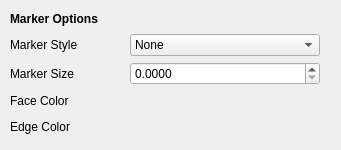
<?xml version="1.0" encoding="UTF-8"?>
<ui version="4.0">
 <class>Form</class>
 <widget class="QWidget" name="Form">
  <property name="geometry">
   <rect>
    <x>0</x>
    <y>0</y>
    <width>341</width>
    <height>150</height>
   </rect>
  </property>
  <property name="sizePolicy">
   <sizepolicy hsizetype="Fixed" vsizetype="Fixed">
    <horstretch>0</horstretch>
    <verstretch>0</verstretch>
   </sizepolicy>
  </property>
  <property name="windowTitle">
   <string>Form</string>
  </property>
  <widget class="QWidget" name="layoutWidget_2">
   <property name="geometry">
    <rect>
     <x>10</x>
     <y>10</y>
     <width>321</width>
     <height>134</height>
    </rect>
   </property>
   <layout class="QGridLayout" name="grid_layout">
    <property name="sizeConstraint">
     <enum>QLayout::SetFixedSize</enum>
    </property>
    <item row="1" column="2">
     <widget class="QComboBox" name="marker_style_combo_box">
      <property name="sizePolicy">
       <sizepolicy hsizetype="Maximum" vsizetype="Fixed">
        <horstretch>0</horstretch>
        <verstretch>0</verstretch>
       </sizepolicy>
      </property>
      <property name="minimumSize">
       <size>
        <width>190</width>
        <height>22</height>
       </size>
      </property>
      <property name="maximumSize">
       <size>
        <width>190</width>
        <height>22</height>
       </size>
      </property>
      <item>
       <property name="text">
        <string>None</string>
       </property>
      </item>
      <item>
       <property name="text">
        <string>point</string>
       </property>
      </item>
      <item>
       <property name="text">
        <string>pixel</string>
       </property>
      </item>
      <item>
       <property name="text">
        <string>circle</string>
       </property>
      </item>
      <item>
       <property name="text">
        <string>triangle_down</string>
       </property>
      </item>
      <item>
       <property name="text">
        <string>triangle_up</string>
       </property>
      </item>
      <item>
       <property name="text">
        <string>triangle_left</string>
       </property>
      </item>
      <item>
       <property name="text">
        <string>triangle_right</string>
       </property>
      </item>
      <item>
       <property name="text">
        <string>tri_down</string>
       </property>
      </item>
      <item>
       <property name="text">
        <string>tri_up</string>
       </property>
      </item>
      <item>
       <property name="text">
        <string>tri_left</string>
       </property>
      </item>
      <item>
       <property name="text">
        <string>tri_right</string>
       </property>
      </item>
      <item>
       <property name="text">
        <string>octagon</string>
       </property>
      </item>
      <item>
       <property name="text">
        <string>square</string>
       </property>
      </item>
      <item>
       <property name="text">
        <string>pentagon</string>
       </property>
      </item>
      <item>
       <property name="text">
        <string>plus (filled)</string>
       </property>
      </item>
      <item>
       <property name="text">
        <string>star</string>
       </property>
      </item>
      <item>
       <property name="text">
        <string>hexagon1</string>
       </property>
      </item>
      <item>
       <property name="text">
        <string>hexagon2</string>
       </property>
      </item>
      <item>
       <property name="text">
        <string>plus</string>
       </property>
      </item>
      <item>
       <property name="text">
        <string>x</string>
       </property>
      </item>
      <item>
       <property name="text">
        <string>x (filled)</string>
       </property>
      </item>
      <item>
       <property name="text">
        <string>diamond</string>
       </property>
      </item>
      <item>
       <property name="text">
        <string>thin_diamond</string>
       </property>
      </item>
      <item>
       <property name="text">
        <string>vline</string>
       </property>
      </item>
      <item>
       <property name="text">
        <string>hline</string>
       </property>
      </item>
      <item>
       <property name="text">
        <string>tickleft</string>
       </property>
      </item>
      <item>
       <property name="text">
        <string>tickright</string>
       </property>
      </item>
      <item>
       <property name="text">
        <string>tickup</string>
       </property>
      </item>
      <item>
       <property name="text">
        <string>tickdown</string>
       </property>
      </item>
      <item>
       <property name="text">
        <string>caretleft</string>
       </property>
      </item>
      <item>
       <property name="text">
        <string>caretright</string>
       </property>
      </item>
      <item>
       <property name="text">
        <string>caretup</string>
       </property>
      </item>
      <item>
       <property name="text">
        <string>caretdown</string>
       </property>
      </item>
      <item>
       <property name="text">
        <string>caretleft (centered at base)</string>
       </property>
      </item>
      <item>
       <property name="text">
        <string>caretright (centered at base)</string>
       </property>
      </item>
      <item>
       <property name="text">
        <string>caretup (centered at base)</string>
       </property>
      </item>
      <item>
       <property name="text">
        <string>caretdown (centered at base)</string>
       </property>
      </item>
     </widget>
    </item>
    <item row="1" column="0">
     <widget class="QLabel" name="marker_style_label">
      <property name="sizePolicy">
       <sizepolicy hsizetype="Fixed" vsizetype="Preferred">
        <horstretch>0</horstretch>
        <verstretch>0</verstretch>
       </sizepolicy>
      </property>
      <property name="text">
       <string>Marker Style</string>
      </property>
     </widget>
    </item>
    <item row="4" column="0">
     <widget class="QLabel" name="color_label_2">
      <property name="text">
       <string>Edge Color</string>
      </property>
     </widget>
    </item>
    <item row="4" column="1">
     <spacer name="horizontalSpacer_17">
      <property name="orientation">
       <enum>Qt::Horizontal</enum>
      </property>
      <property name="sizeHint" stdset="0">
       <size>
        <width>40</width>
        <height>20</height>
       </size>
      </property>
     </spacer>
    </item>
    <item row="2" column="1">
     <spacer name="horizontalSpacer_15">
      <property name="orientation">
       <enum>Qt::Horizontal</enum>
      </property>
      <property name="sizeHint" stdset="0">
       <size>
        <width>40</width>
        <height>20</height>
       </size>
      </property>
     </spacer>
    </item>
    <item row="3" column="0">
     <widget class="QLabel" name="width_label_2">
      <property name="text">
       <string>Face Color</string>
      </property>
     </widget>
    </item>
    <item row="2" column="0">
     <widget class="QLabel" name="marker_size_label">
      <property name="text">
       <string>Marker Size</string>
      </property>
     </widget>
    </item>
    <item row="1" column="1">
     <spacer name="horizontalSpacer_14">
      <property name="orientation">
       <enum>Qt::Horizontal</enum>
      </property>
      <property name="sizeHint" stdset="0">
       <size>
        <width>40</width>
        <height>20</height>
       </size>
      </property>
     </spacer>
    </item>
    <item row="3" column="1">
     <spacer name="horizontalSpacer_16">
      <property name="orientation">
       <enum>Qt::Horizontal</enum>
      </property>
      <property name="sizeHint" stdset="0">
       <size>
        <width>40</width>
        <height>20</height>
       </size>
      </property>
     </spacer>
    </item>
    <item row="0" column="0" colspan="2">
     <widget class="QLabel" name="marker_options_label">
      <property name="minimumSize">
       <size>
        <width>79</width>
        <height>18</height>
       </size>
      </property>
      <property name="font">
       <font>
        <weight>75</weight>
        <bold>true</bold>
       </font>
      </property>
      <property name="text">
       <string>Marker Options</string>
      </property>
     </widget>
    </item>
    <item row="2" column="2">
     <widget class="QDoubleSpinBox" name="marker_size_spin_box">
      <property name="decimals">
       <number>4</number>
      </property>
     </widget>
    </item>
    <item row="3" column="2">
     <widget class="QWidget" name="face_color_dummy_widget" native="true"/>
    </item>
    <item row="4" column="2">
     <widget class="QWidget" name="edge_color_dummy_widget" native="true"/>
    </item>
   </layout>
  </widget>
 </widget>
 <resources/>
 <connections/>
</ui>
